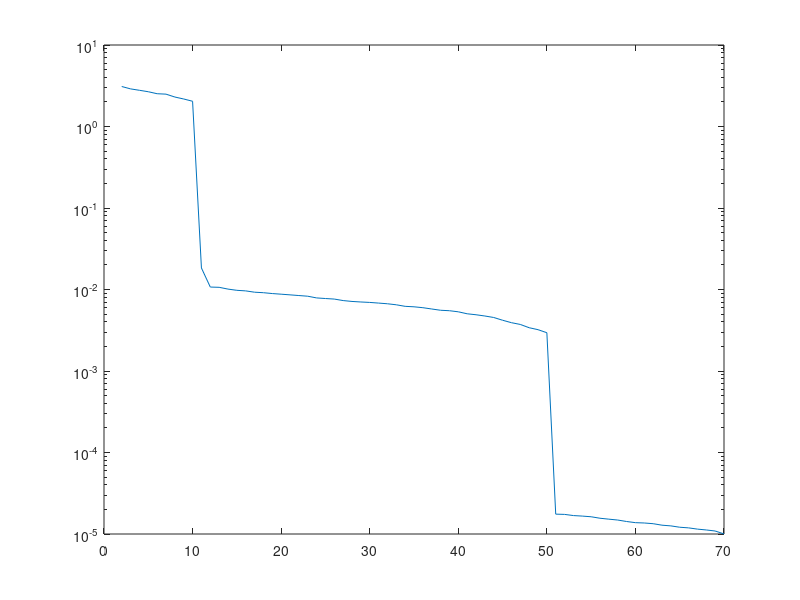

MATLAB code to generate this figure:
rng(0);
U1 = rand(100,10);
V1 = rand(70, 10);

U2 = rand(100, 40);
V2 = rand(70, 40);

A = U1*V1' + 1.0E-5*U2*V2' + 1.0E-10*rand(100,70);


[U, S, V] = svd(A);
s = diag(S)
n = 70;
val = zeros(70,1);

for i=2:n
    l = i;
    
    val(l) = sqrt(s(i));
end

semilogy(val)